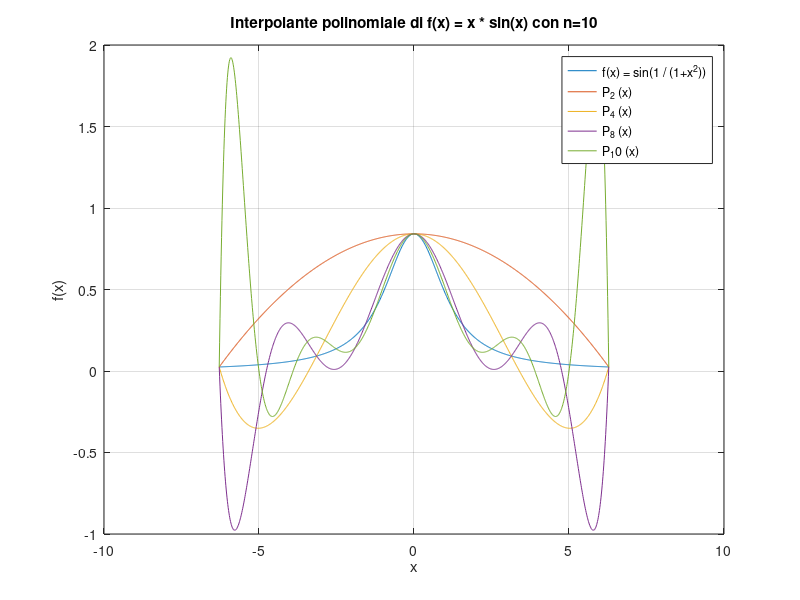
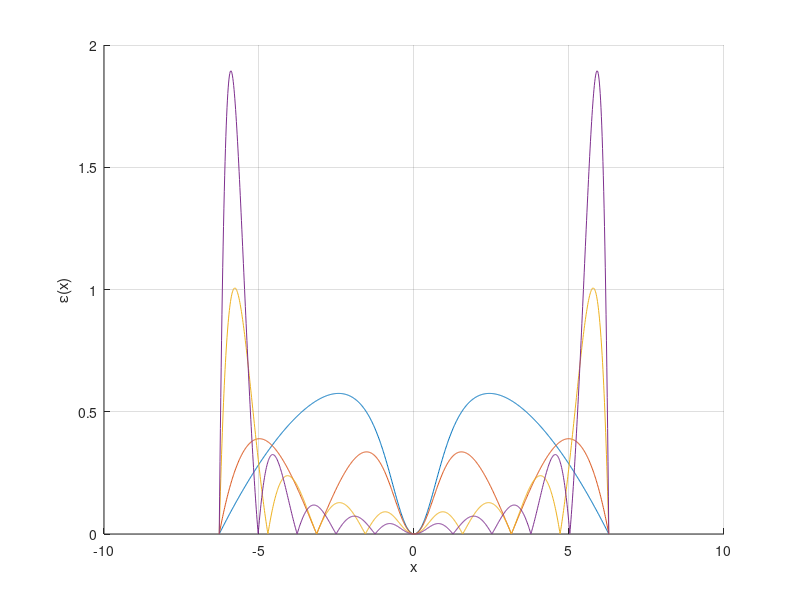
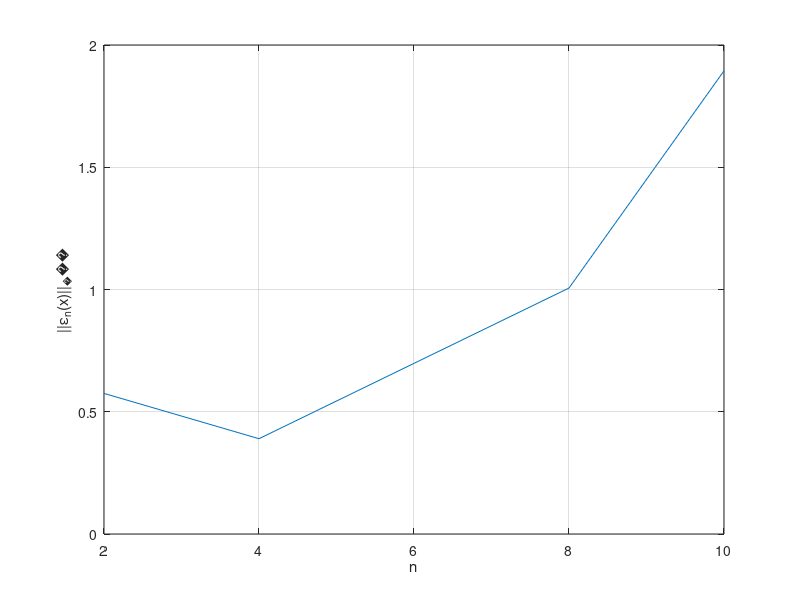
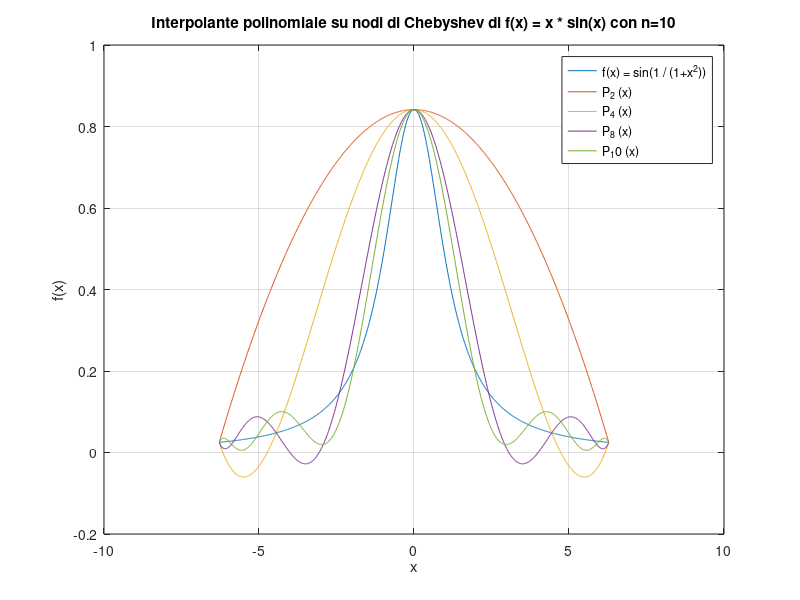

These figures' MATLAB source, in order:
clear; clc;

f = @(x) sin(1 / (1+x^2));
I = [-2*pi, 2*pi];

x = linspace(I(1), I(2), 1000);

%% 1. Si calcolino i polinomi di Lagrange Πnf (x) di grado n = 2, 4, 8, 10 relativi ad una
% distribuzione di nodi equispaziati nell’intervallo I. Si confrontino i grafici dei Πnf (x)
% con quello della funzione f (x).

ns = [2, 4, 8, 10];
ps = cell(1, length(ns));

it = 1;

figure(1);
plot(x, arrayfun(f, x), 'DisplayName', 'f(x) = sin(1 / (1+x^{2}))');
hold on;

for n = ns
    nodes = linspace(I(1), I(2), n+1); % n+1 nodi
    values = arrayfun(f, nodes);
    p = polyfit(nodes, values, n);
    y = polyval(p, x);
    
    ps{it} = p;
    
    plot(x, y, 'DisplayName', sprintf('P_%d (x)', n));
    
    it = it + 1;
end

title(sprintf('Interpolante polinomiale di f(x) = x * sin(x) con n=%d', n));
xlabel('x');
ylabel('f(x)');
legend;
grid on;
hold off;

%% 2. Calcolare per n = 2, 4, 8, 10 la norma infinito dell’errore εn(x) (definito come nel-
% l’esercizio 1) e rappresentarla su un grafico in funzione del grado n. Che fenomeno si
% osserva?

figure(2);
hold on;

errs = zeros(1, length(ns));

for i = 1:length(ns)
    n = ns(i);
    p = ps{i};
    
    y = arrayfun(f, x);
    y_p = polyval(p, x);
    
    e = abs(y - y_p);
    
    plot(x, e);
    xlabel('x');
    ylabel('ε(x)');
    grid on;
    
    norm_inf = max(e);
    errs(i) = norm_inf;
    fprintf('||ε_%d(x)||∞ = %f\n', n, norm_inf);
end

figure(3);
plot(ns, errs);
xlabel('n');
ylabel('||ε_{n}(x)||_∞');
grid on;

%% 3. Ripetere i punti 1) e 2) utilizzando la distribuzione di nodi di Chebyshev, definiti per
% un generico intervallo [a, b] come segue:
% xk := (b − a)/2 * tk + (a + b)/2 ,
% dove tk := − cos(πk/n), per k = 0, . . . , n.
% Si commentino i risultati ottenuti.

t = @(n, k) -cos(pi * k / n);
chebyshev = @(a, b, n, k) (b - a) / 2 * t(n, k) + (a + b) / 2;

ps = cell(1, length(ns));

figure(4);
plot(x, arrayfun(f, x), 'DisplayName', 'f(x) = sin(1 / (1+x^{2}))');
hold on;

it = 1;

for n = ns
    nodes = arrayfun(@(k) chebyshev(I(1), I(2), n, k), 0:n);
    values = arrayfun(f, nodes);
    p = polyfit(nodes, values, n);
    y = polyval(p, x);
    
    ps{it} = p;
    
    plot(x, y, 'DisplayName', sprintf('P_%d (x)', n));
    
    it = it + 1;
end

title(sprintf('Interpolante polinomiale su nodi di Chebyshev di f(x) = x * sin(x) con n=%d', n));
xlabel('x');
ylabel('f(x)');
legend;
grid on;
hold off;

figure(5);

errs = zeros(1, length(ns));

for i = 1:length(ns)
    n = ns(i);
    p = ps{i};
    
    y = arrayfun(f, x);
    y_p = polyval(p, x);
    
    e = abs(y - y_p);
    
    plot(x, e);
    hold on;
    xlabel('x');
    ylabel('ε(x)');
    grid on;
    
    norm_inf = max(e);
    errs(i) = norm_inf;
    fprintf('||ε_%d(x)||∞ = %f\n', n, norm_inf);
end
hold off;

figure(6);
plot(ns, errs);
xlabel('n');
ylabel('||ε_{n}(x)||_∞');
grid on;
